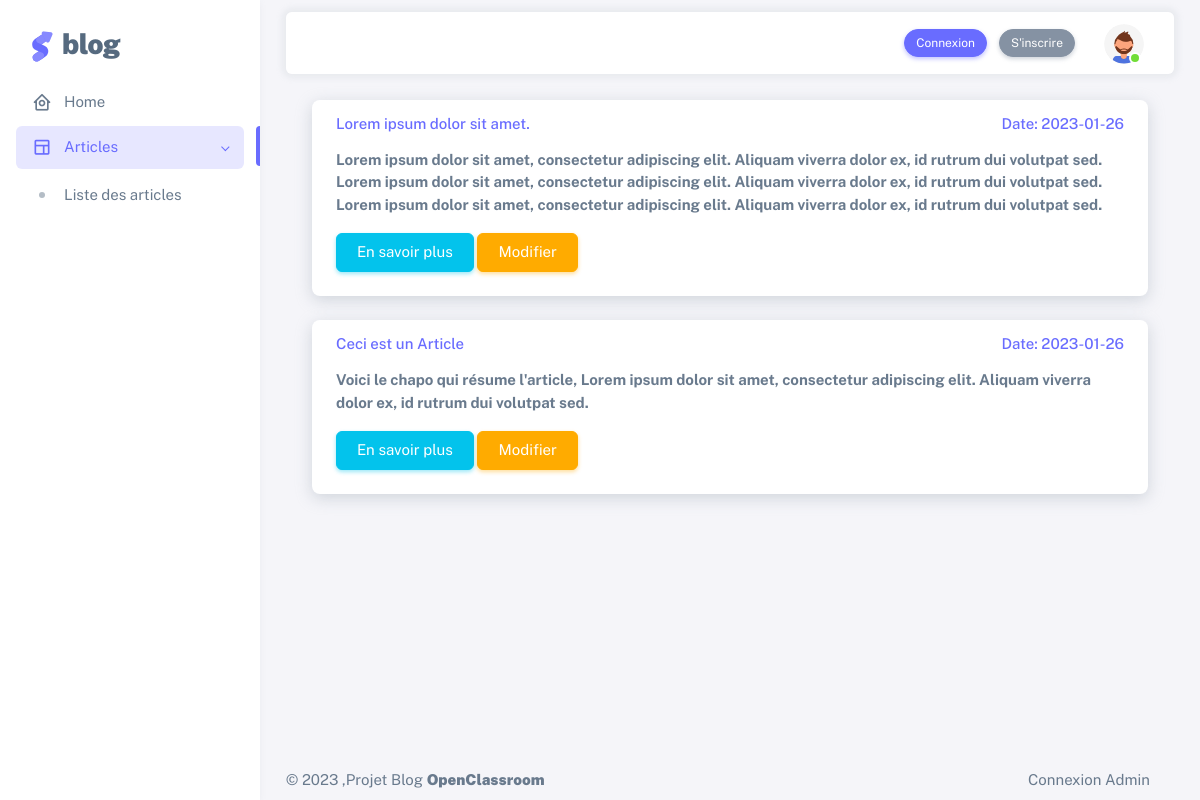
Page /article on the committed database.
### tables this page shows
CREATE TABLE IF NOT EXISTS `article` (
  `id` tinyint(3) NOT NULL AUTO_INCREMENT,
  `title` varchar(70) NOT NULL,
  `content` longtext NOT NULL,
  `date` datetime NOT NULL,
  `chapo` text NOT NULL,
  `author_id` tinyint(3) NOT NULL,
  PRIMARY KEY (`id`),
  KEY `author_id` (`author_id`)
);

### src/controller/Controller.php (called while the page is built, shortened)
<?php
abstract class Controller
{
  public function render(string $file, array $datas = [] ){
    extract($datas);
    require_once ROOT.'/views/'.$file.'.php';
    require_once ROOT.'/views/default.php';
  }
}

### src/controller/ArticleController.php (called while the page is built, shortened)
<?php
class ArticleController extends Controller{
  public function index(){
    $articleModel = new ArticleModel;
    $articles = $articleModel->req("SELECT * FROM article ORDER BY article.date DESC")->fetchAll();
    $this->render('article/index',['articles' => $articles]);
  }
  }

### public/index.php (called while the page is built, shortened)
<?php
$app = new Main();
$app->start();

### Core/Db.php (called while the page is built, shortened)
<?php
class Db extends PDO
{
  private static $instance;
  private function __construct()
  {
    $_dsn = 'mysql:dbname='. DBNAME . ';host=' . DBHOST;
  }
  public static function getInstance()
  {
    if(self::$instance === null){
      self::$instance = new self();
    }
    return self::$instance;
  }
}
?>

### src/model/model.php (called while the page is built, shortened)
<?php
class Model extends Db
{
  public function req(string $sql, array $attributs=null)
  {
    $this->db = Db::getInstance();
    if($attributs !== null){
      $query = $this->db->prepare($sql);
      $query->execute($attributs);
      return $query;
    }else {
      return $this->db->query($sql);
    }
  }
}
?>

### views/article/index.php (the view, shortened to what this page needs)
<div class="container-fluid">
  <?php foreach ($articles as $article): ?>
    <div class="card shadow mb-4">
      <div class="card-header py-3">
        <div class="row">
          <div class="col-6">
            <h6 class="m-0 font-weight-bold text-primary"><?php echo $article->title; ?> </h6>
          </div>
          <div class="col-6">
            <h6 class="m-0 font-weight-bold  text-primary" style="text-align:end;"> Date: <?php echo substr($article->date,0,10); ?></h6>
          </div>
        </div>
      </div>
      <div class="card-body">
        <p style="font-weight:bold"><?php echo $article->chapo; ?></p>
        <a href="article/detail/<?php echo $article->id; ?>"class="btn btn-info btn-icon-split">
          <span class="text">En savoir plus</span>
        </a>
        <a href="/article/modifier/<?php echo $article->id; ?>" class="btn btn-warning btn-icon-split">
          <span class="text">Modifier</span>
        </a>
      </div>
    </div>
  <?php endforeach; ?>
</div>

### rows in the picture
article: title "Lorem ipsum dolor sit amet.", date "2023-01-26", chapo "Lorem ipsum dolor sit amet, consectetur adipiscing elit. Aliquam viverra dolor ex, id rutrum dui volutpat sed. Lorem ipsum dolor sit amet, consectetur adipiscing elit. Aliquam viverra dolor ex, id rutrum dui volutpat sed. Lorem ipsum dolor sit amet, consectetur adipiscing elit. Aliquam viverra dolor ex, id rutrum dui volutpat sed."
article: title "Ceci est un Article", date "2023-01-26", chapo "Voici le chapo qui résume l'article, Lorem ipsum dolor sit amet, consectetur adipiscing elit. Aliquam viverra dolor ex, id rutrum dui volutpat sed."
